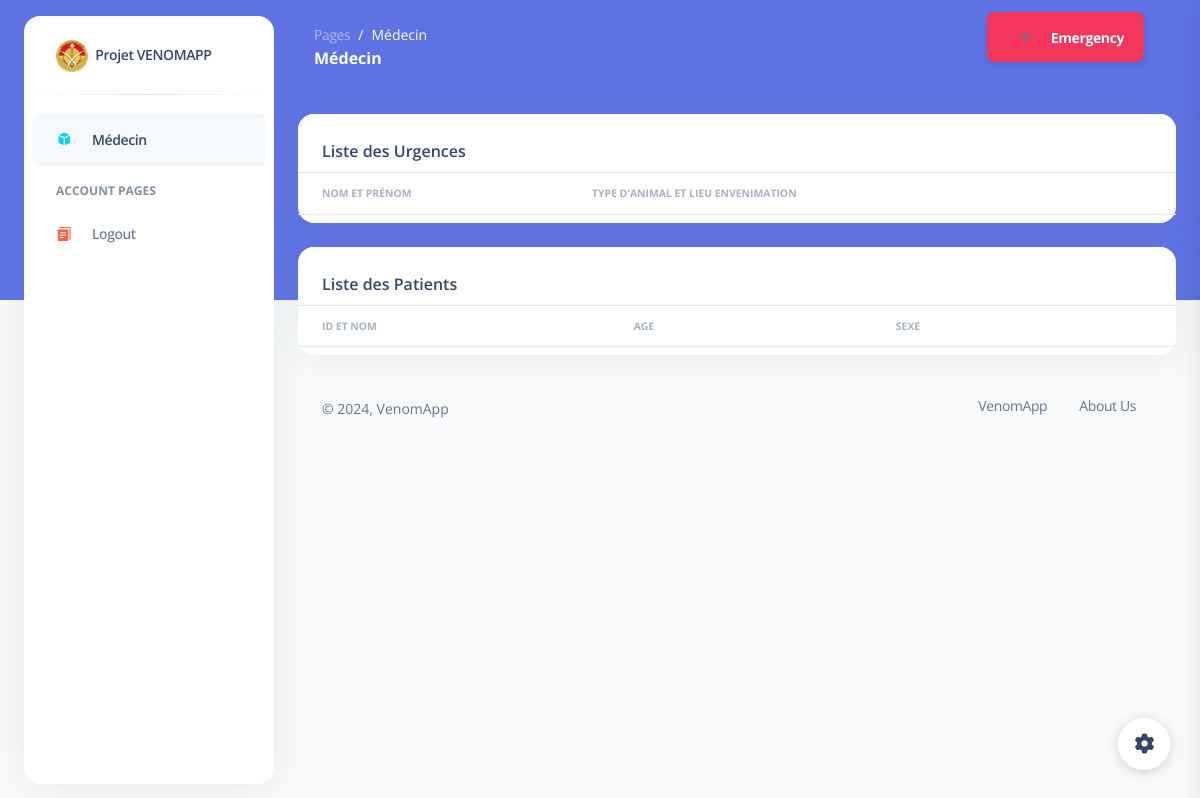
Before: /medecin/ (signed in) with the older database file.
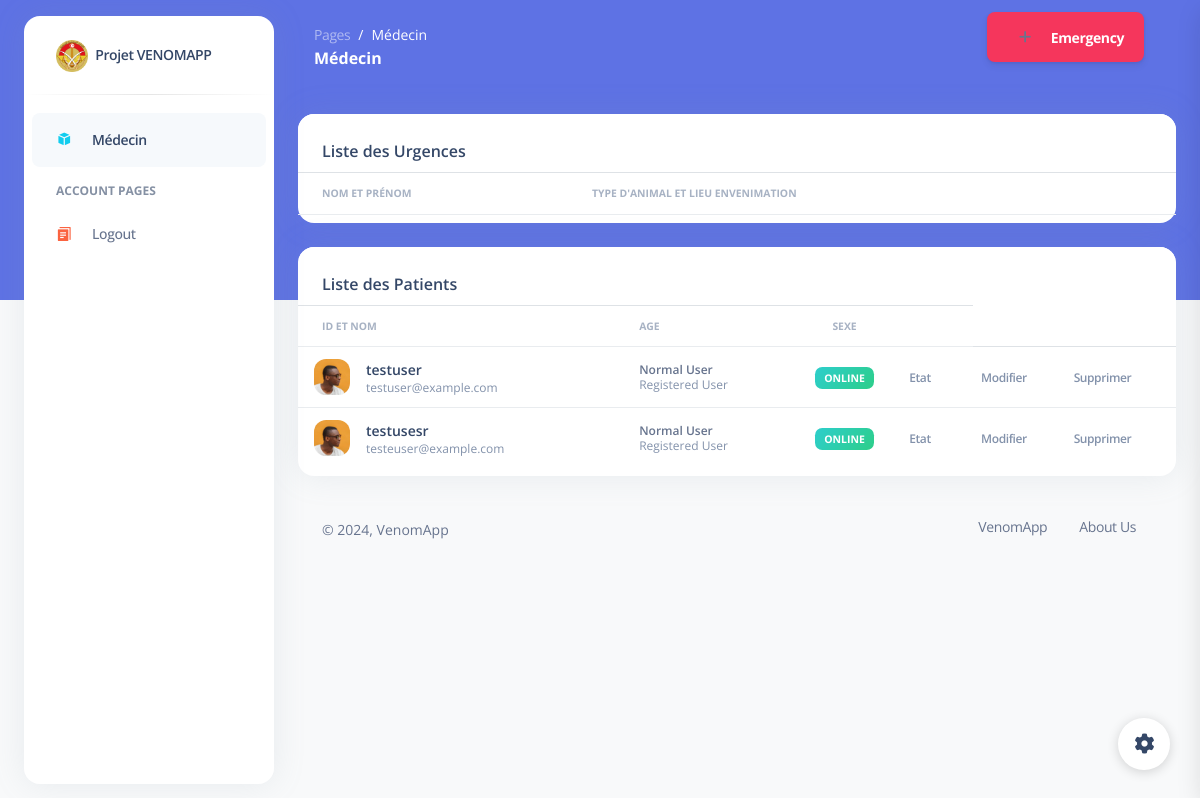
After: the same page with the newer database file.
### myapp/models.py (models this page shows, shortened)
class NormalUser(models.Model):
    email = models.EmailField(max_length=255, unique=True)
    username = models.CharField(max_length=255, unique=True)
    password = models.CharField(max_length=255)  # This would store plain text passwords, which is not recommended!

### myapp/views.py (the view, shortened to what this page needs)
# urls.py: path('medecin/', views.medecin, name='medecin'),
@login_required
def medecin(request):
    patients = NormalUser.objects.all()
    emergencies = EmergencyData.objects.all()
    current_path = request.path
    return render(request, 'Medecin.html', {'current_path': current_path, 'patients': patients, 'emergencies': emergencies})

### myapp/templates/Medecin.html (shortened to what this page needs)
<!DOCTYPE html>
<html lang="en">
<head>
  <link href="../static/css/nucleo-icons.css" rel="stylesheet" />
  <link href="../static/css/nucleo-svg.css" rel="stylesheet" />
  <link href="../static/css/nucleo-svg.css" rel="stylesheet" />
  <link href="https://stackpath.bootstrapcdn.com/bootstrap/4.5.2/css/bootstrap.min.css" rel="stylesheet">
  <link id="pagestyle" href="../static/css/argon-dashboard.css?v=2.0.4" rel="stylesheet" />
</head>
<body class="g-sidenav-show   bg-gray-100">
  {% include 'navbar.html' %}
  <main class="main-content position-relative border-radius-lg ">
    <nav class="navbar navbar-main navbar-expand-lg px-0 mx-4 shadow-none border-radius-xl " id="navbarBlur" data-scroll="false">
      <div class="container-fluid py-1 px-3">
        <nav aria-label="breadcrumb">
          <ol class="breadcrumb bg-transparent mb-0 pb-0 pt-1 px-0 me-sm-6 me-5">
            <li class="breadcrumb-item text-sm"><a class="opacity-5 text-white" href="javascript:;">Pages</a></li>
            <li class="breadcrumb-item text-sm text-white active" aria-current="page">Médecin</li>
          </ol>
          <h6 class="font-weight-bolder text-white mb-0">Médecin</h6>
        </nav>
        <div class="collapse navbar-collapse mt-sm-0 mt-2 me-md-0 me-sm-4" id="navbar">
          <div class="ms-md-auto pe-md-3 d-flex align-items-center">
            <div class="input-group">
              <button class="btn btn-danger d-flex align-items-center" data-bs-toggle="modal" data-bs-target="#emergencyModal">
                <span class="input-group-text text-body bg-transparent border-0 me-2">
                  <i class="fas fa-plus" aria-hidden="true"></i>
                </span>
                <span>Emergency</span>
              </button>
            </div>
          </div>
        </div>
      </div>
    </nav>
    <div class="container-fluid py-4">
      <div class="row">
        <div class="col-12">
          <div class="card mb-4">
            <div class="card-header pb-0">
              <h6>Liste des Urgences</h6>
            </div>
            <div class="card-body px-0 pt-0 pb-2">
              <div class="table-responsive p-0">
                <table class="table align-items-center justify-content-center mb-0">
                  <thead>
                    <tr>
                      <th class="text-uppercase text-secondary text-xxs font-weight-bolder opacity-7">Nom et prénom</th>
                      <th class="text-uppercase text-secondary text-xxs font-weight-bolder opacity-7 ps-2">Type d'animal et Lieu envenimation</th>
                      <th class="text-secondary opacity-7"></th>
                    </tr>
                  </thead>
                </table>
              </div>
            </div>
          </div>
        </div>
      </div>
      <div class="row">
        <div class="col-12">
          <div class="card mb-4">
            <div class="card-header pb-0">
              <h6>Liste des Patients</h6>
            </div>
            <div class="card-body px-0 pt-0 pb-2">
              <div class="table-responsive p-0">
                <table class="table align-items-center mb-0">
                  <thead>
                    <tr>
                      <th class="text-uppercase text-secondary text-xxs font-weight-bolder opacity-7">Id et Nom</th>
                      <th class="text-uppercase text-secondary text-xxs font-weight-bolder opacity-7 ps-2">Age</th>
                      <th class="text-center text-uppercase text-secondary text-xxs font-weight-bolder opacity-7">Sexe</th>
                      <th class="text-secondary opacity-7"></th>
                    </tr>
                  </thead>
                  <tbody>
                    {% for user in patients %}
                    <tr>
                        <td>
                            <div class="d-flex px-2 py-1">
                                <div>
                                    <img src="../static/img/team-2.jpg" class="avatar avatar-sm me-3" alt="{{ user.username }}">
                                </div>
                                <div class="d-flex flex-column justify-content-center">
                                    <h6 class="mb-0 text-sm">{{ user.username }}</h6>
                                    <p class="text-xs text-secondary mb-0">{{ user.email }}</p>
                                </div>
                            </div>
                        </td>
                        <td>
                            <p class="text-xs font-weight-bold mb-0">Normal User</p>
                            <p class="text-xs text-secondary mb-0">Registered User</p>
                        </td>
                        <td class="align-middle text-center text-sm">
                            <span class="badge badge-sm bg-gradient-success">Online</span>
                        </td>
                        <td class="align-middle">
                            <a href="javascript:;" class="text-secondary font-weight-bold text-xs" data-toggle="tooltip" data-original-title="Edit user">
                                Etat
                            </a>
                        </td>
                        <td class="align-middle">
                            <a href="javascript:;" class="text-secondary font-weight-bold text-xs" data-toggle="tooltip" data-original-title="Edit user">
                                Modifier
                            </a>
                        </td>
                        <td class="align-middle">
                            <a href="javascript:;" class="text-secondary font-weight-bold text-xs" data-toggle="tooltip" data-original-title="Edit user">
                                Supprimer
                            </a>
                        </td>
                    </tr>
                    {% endfor %}
                  </tbody>
                </table>
              </div>
            </div>
          </div>
        </div>
      </div>
      <footer class="footer pt-3  ">
        <div class="container-fluid">
          <div class="row align-items-center justify-content-lg-between">
            <div class="col-lg-6 mb-lg-0 mb-4">
              <div class="copyright text-center text-sm text-muted text-lg-start">
                © ,
                VenomApp
              </div>
            </div>
            <div class="col-lg-6">
              <ul class="nav nav-footer justify-content-center justify-content-lg-end">
                <li class="nav-item">
                  <a href="" class="nav-link text-muted" target="_blank">VenomApp</a>
                </li>
                <li class="nav-item">
                  <a href="" class="nav-link text-muted" target="_blank">About Us</a>
                </li>
              </ul>
            </div>
          </div>
        </div>
      </footer>
    </div>
  </main>
  <div class="fixed-plugin">
    <a class="fixed-plugin-button text-dark position-fixed px-3 py-2">
      <i class="fa fa-cog py-2"> </i>
    </a>
  </div>
</body>
</html>

### myapp/templates/navbar.html (shortened to what this page needs)
<aside class="sidenav bg-white navbar navbar-vertical navbar-expand-xs border-0 border-radius-xl my-3 fixed-start ms-4 " id="sidenav-main">
  <div class="sidenav-header">
    <a class="navbar-brand m-0" href=" https://demos.creative-tim.com/argon-dashboard/pages/dashboard.html " target="_blank">
      <img src="../static/img/Logo_Militaire.png" class="navbar-brand-img h-100" alt="main_logo">
      <span class="ms-1 font-weight-bold">Projet VENOMAPP</span>
    </a>
  </div>
  <hr class="horizontal dark mt-0">
  <div class="collapse navbar-collapse  w-auto " id="sidenav-collapse-main">
    <ul class="navbar-nav">
      <li class="nav-item">
        <a class="nav-link {% if current_path == '/medecin/' %}active{% endif %}" href="{% url 'medecin' %}">
          <div class="icon icon-shape icon-sm border-radius-md text-center me-2 d-flex align-items-center justify-content-center">
            <i class="ni ni-app text-info text-sm opacity-10"></i>
          </div>
          <span class="nav-link-text ms-1">Médecin</span>
        </a>
      </li>
      <li class="nav-item mt-3">
        <h6 class="ps-4 ms-2 text-uppercase text-xs font-weight-bolder opacity-6">Account pages</h6>
      </li>
      <li class="nav-item">
        <a class="nav-link " href="../logout">
          <div class="icon icon-shape icon-sm border-radius-md text-center me-2 d-flex align-items-center justify-content-center">
            <i class="ni ni-single-copy-04 text-warning text-sm opacity-10"></i>
          </div>
          <span class="nav-link-text ms-1">Logout</span>
        </a>
      </li>
    </ul>
  </div>
</aside>

### myapp/static/css/nucleo-svg.css (style rules this page uses)
.icon-sm { height: 0.8em; width: 0.8em; }
.icon { fill: currentColor; stroke: none; }

Changed rows visible on the page:
added NormalUser: username "testuser", email "testuser@example.com"
added NormalUser: username "testusesr", email "testeuser@example.com"
